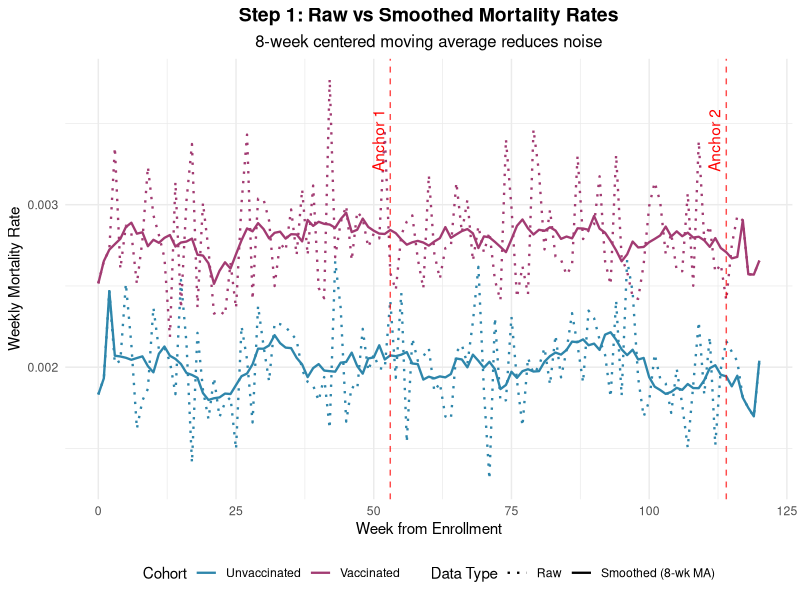
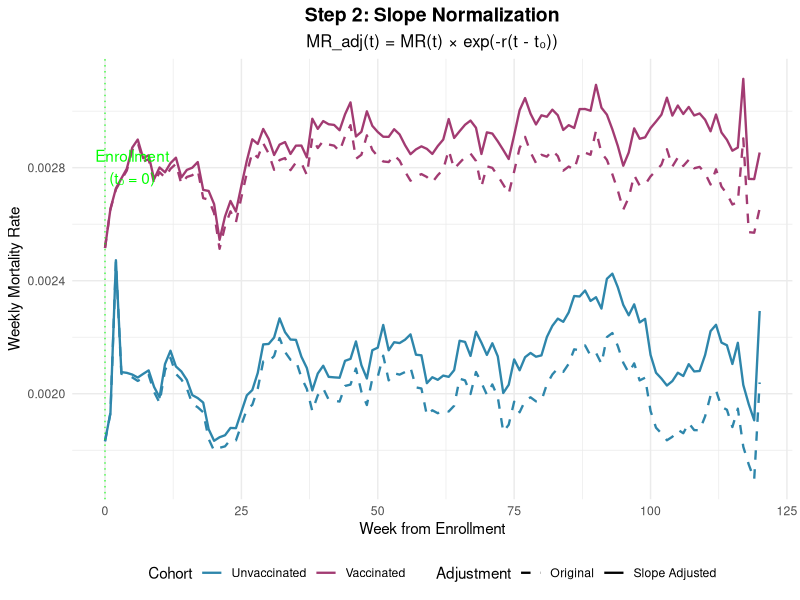
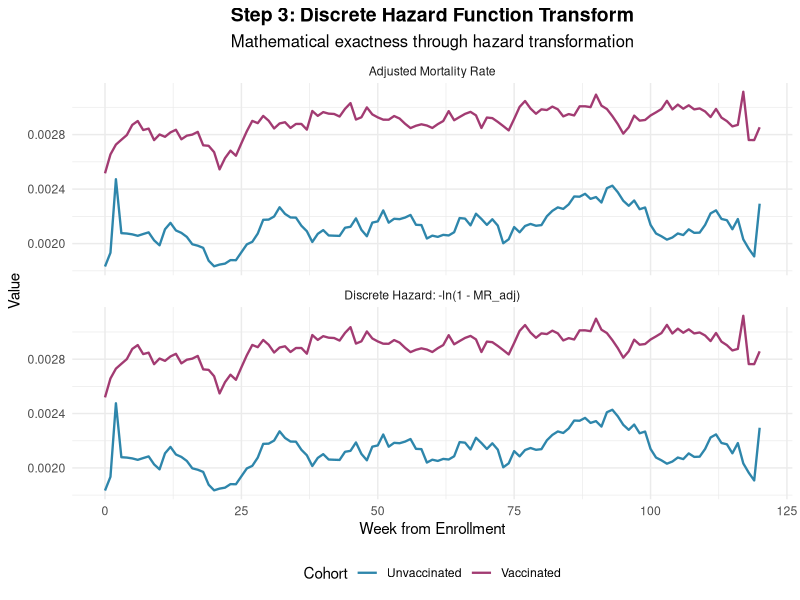
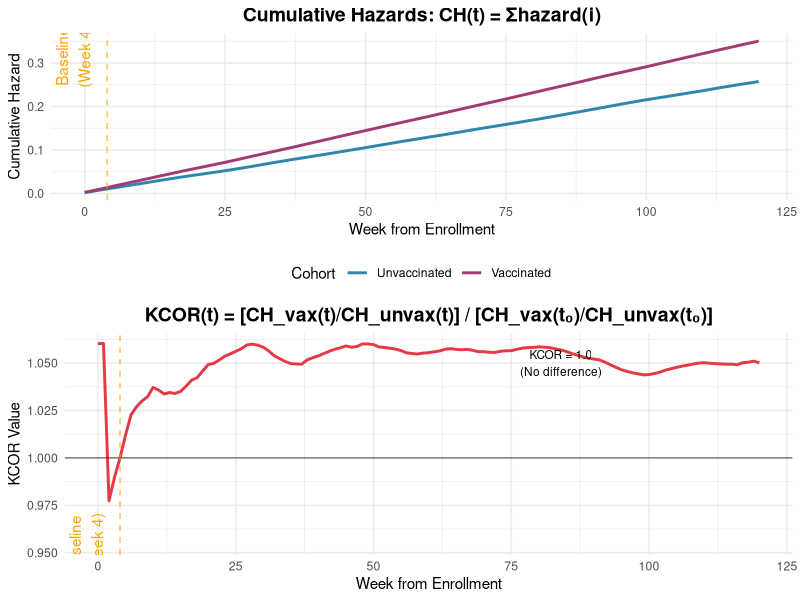
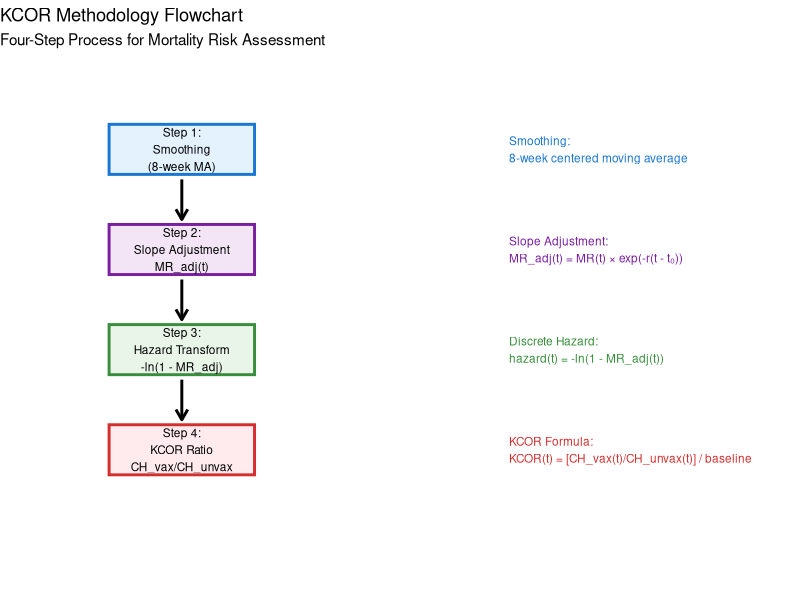
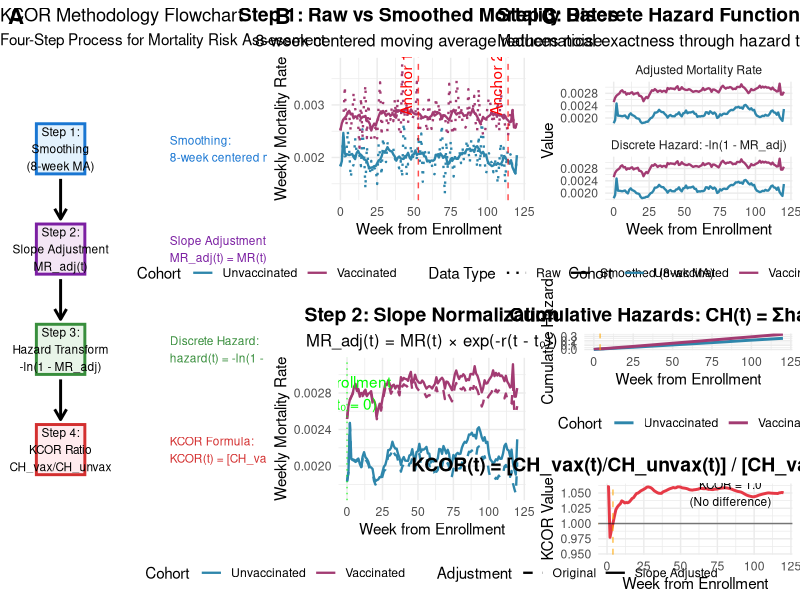

Recreate these plots in R, in order.
# KCOR (Kirsch Cumulative Outcomes Ratio) Visual Illustration
# This script creates geometric and visual illustrations of the KCOR methodology
# based on the methodology described in README.md

# Load required libraries
library(ggplot2)
library(gridExtra)
library(dplyr)
library(cowplot)

# Set theme for all plots
theme_set(theme_minimal() + 
          theme(plot.title = element_text(hjust = 0.5, size = 14, face = "bold"),
                plot.subtitle = element_text(hjust = 0.5, size = 12),
                axis.title = element_text(size = 11),
                legend.position = "bottom"))

# Function to generate synthetic mortality data with realistic patterns
generate_mortality_data <- function(weeks = 120, enrollment_week = 0) {
  
  # Base mortality rates (weekly) - realistic values
  # Unvaccinated cohort: baseline exponential trend
  base_mortality_unvax <- 0.002  # 0.2% weekly baseline mortality
  slope_unvax <- 0.001  # slight upward trend
  
  # Vaccinated cohort: initially higher (immediate vaccine effect), then similar slope
  base_mortality_vax <- 0.002
  slope_vax <- 0.001
  vaccine_effect <- 0.0008  # additional mortality from vaccination
  
  # Create time series
  time <- 0:weeks
  
  # Raw mortality rates with some noise
  set.seed(123)
  mr_unvax_raw <- base_mortality_unvax * exp(slope_unvax * time/52) + 
                  rnorm(length(time), 0, 0.0003)
  mr_vax_raw <- (base_mortality_unvax + vaccine_effect) * exp(slope_vax * time/52) + 
                rnorm(length(time), 0, 0.0003)
  
  # Ensure positive rates
  mr_unvax_raw <- pmax(mr_unvax_raw, 0.0001)
  mr_vax_raw <- pmax(mr_vax_raw, 0.0001)
  
  # Apply 8-week centered moving average (smoothing)
  smooth_ma <- function(x, n = 8) {
    stats::filter(x, rep(1/n, n), sides = 2)
  }
  
  mr_unvax_smooth <- as.numeric(smooth_ma(mr_unvax_raw))
  mr_vax_smooth <- as.numeric(smooth_ma(mr_vax_raw))
  
  # Fill NAs at edges with original values
  mr_unvax_smooth[is.na(mr_unvax_smooth)] <- mr_unvax_raw[is.na(mr_unvax_smooth)]
  mr_vax_smooth[is.na(mr_vax_smooth)] <- mr_vax_raw[is.na(mr_vax_smooth)]
  
  # Calculate slopes using anchor points (weeks 53 and 114 as per methodology)
  anchor1 <- 53; anchor2 <- 114
  if (anchor2 <= length(time)) {
    # Geometric mean around anchor points (±2 weeks window)
    window <- 2
    
    # Anchor 1 windows
    idx1_unvax <- max(1, anchor1-window):min(length(mr_unvax_smooth), anchor1+window)
    idx1_vax <- max(1, anchor1-window):min(length(mr_vax_smooth), anchor1+window)
    gm1_unvax <- exp(mean(log(mr_unvax_smooth[idx1_unvax])))
    gm1_vax <- exp(mean(log(mr_vax_smooth[idx1_vax])))
    
    # Anchor 2 windows
    idx2_unvax <- max(1, anchor2-window):min(length(mr_unvax_smooth), anchor2+window)
    idx2_vax <- max(1, anchor2-window):min(length(mr_vax_smooth), anchor2+window)
    gm2_unvax <- exp(mean(log(mr_unvax_smooth[idx2_unvax])))
    gm2_vax <- exp(mean(log(mr_vax_smooth[idx2_vax])))
    
    # Calculate slopes
    delta_t <- anchor2 - anchor1
    slope_calc_unvax <- (1/delta_t) * log(gm2_unvax / gm1_unvax)
    slope_calc_vax <- (1/delta_t) * log(gm2_vax / gm1_vax)
  } else {
    # Use simpler slope calculation if anchors are outside range
    slope_calc_unvax <- slope_unvax
    slope_calc_vax <- slope_vax
  }
  
  return(list(
    time = time,
    mr_unvax_raw = mr_unvax_raw,
    mr_vax_raw = mr_vax_raw,
    mr_unvax_smooth = mr_unvax_smooth,
    mr_vax_smooth = mr_vax_smooth,
    slope_unvax = slope_calc_unvax,
    slope_vax = slope_calc_vax,
    anchor1 = anchor1,
    anchor2 = anchor2
  ))
}

# Generate synthetic data
data <- generate_mortality_data(weeks = 120)

# Step 1: Raw vs Smoothed Mortality Rates
create_raw_smoothed_plot <- function(data) {
  df <- data.frame(
    Week = rep(data$time, 4),
    MortalityRate = c(data$mr_unvax_raw, data$mr_vax_raw, 
                      data$mr_unvax_smooth, data$mr_vax_smooth),
    Cohort = rep(c("Unvaccinated", "Vaccinated"), each = length(data$time), times = 2),
    Type = rep(c("Raw", "Raw", "Smoothed (8-wk MA)", "Smoothed (8-wk MA)"), 
               each = length(data$time))
  )
  
  p <- ggplot(df, aes(x = Week, y = MortalityRate, color = Cohort, linetype = Type)) +
    geom_line(size = 0.8) +
    scale_color_manual(values = c("Unvaccinated" = "#2E86AB", "Vaccinated" = "#A23B72")) +
    scale_linetype_manual(values = c("Raw" = "dotted", "Smoothed (8-wk MA)" = "solid")) +
    labs(title = "Step 1: Raw vs Smoothed Mortality Rates",
         subtitle = "8-week centered moving average reduces noise",
         x = "Week from Enrollment",
         y = "Weekly Mortality Rate",
         color = "Cohort", linetype = "Data Type") +
    geom_vline(xintercept = c(data$anchor1, data$anchor2), 
               color = "red", linetype = "dashed", alpha = 0.7) +
    annotate("text", x = data$anchor1, y = max(df$MortalityRate) * 0.9, 
             label = "Anchor 1", angle = 90, vjust = -0.5, color = "red") +
    annotate("text", x = data$anchor2, y = max(df$MortalityRate) * 0.9, 
             label = "Anchor 2", angle = 90, vjust = -0.5, color = "red")
  
  return(p)
}

# Step 2: Slope Normalization
create_slope_normalization_plot <- function(data) {
  # Apply slope correction: MR_adj(t) = MR(t) * exp(-r(t - t0))
  # where t0 = 0 (enrollment week)
  
  mr_unvax_adj <- data$mr_unvax_smooth * exp(-data$slope_unvax * (data$time - 0))
  mr_vax_adj <- data$mr_vax_smooth * exp(-data$slope_vax * (data$time - 0))
  
  df <- data.frame(
    Week = rep(data$time, 4),
    MortalityRate = c(data$mr_unvax_smooth, data$mr_vax_smooth,
                      mr_unvax_adj, mr_vax_adj),
    Cohort = rep(c("Unvaccinated", "Vaccinated"), each = length(data$time), times = 2),
    Type = rep(c("Original", "Original", "Slope Adjusted", "Slope Adjusted"), 
               each = length(data$time))
  )
  
  p <- ggplot(df, aes(x = Week, y = MortalityRate, color = Cohort, linetype = Type)) +
    geom_line(size = 0.8) +
    scale_color_manual(values = c("Unvaccinated" = "#2E86AB", "Vaccinated" = "#A23B72")) +
    scale_linetype_manual(values = c("Original" = "dashed", "Slope Adjusted" = "solid")) +
    labs(title = "Step 2: Slope Normalization",
         subtitle = "MR_adj(t) = MR(t) × exp(-r(t - t₀))",
         x = "Week from Enrollment",
         y = "Weekly Mortality Rate",
         color = "Cohort", linetype = "Adjustment") +
    geom_vline(xintercept = 0, color = "green", linetype = "dotted", alpha = 0.7) +
    annotate("text", x = 5, y = max(df$MortalityRate) * 0.9, 
             label = "Enrollment\n(t₀ = 0)", color = "green")
  
  return(p)
}

# Step 3: Discrete Hazard Function Transform
create_hazard_transform_plot <- function(data) {
  # Calculate adjusted mortality rates
  mr_unvax_adj <- data$mr_unvax_smooth * exp(-data$slope_unvax * (data$time - 0))
  mr_vax_adj <- data$mr_vax_smooth * exp(-data$slope_vax * (data$time - 0))
  
  # Clip to prevent log(0): MR_adj clipped to 0.999
  mr_unvax_adj <- pmin(mr_unvax_adj, 0.999)
  mr_vax_adj <- pmin(mr_vax_adj, 0.999)
  
  # Apply discrete hazard transform: hazard(t) = -ln(1 - MR_adj(t))
  hazard_unvax <- -log(1 - mr_unvax_adj)
  hazard_vax <- -log(1 - mr_vax_adj)
  
  # Create comparison plot
  df <- data.frame(
    Week = rep(data$time, 4),
    Value = c(mr_unvax_adj, mr_vax_adj, hazard_unvax, hazard_vax),
    Cohort = rep(c("Unvaccinated", "Vaccinated"), each = length(data$time), times = 2),
    Transform = rep(c("Adjusted MR", "Adjusted MR", "Discrete Hazard", "Discrete Hazard"), 
                    each = length(data$time))
  )
  
  p <- ggplot(df, aes(x = Week, y = Value, color = Cohort)) +
    geom_line(size = 0.8) +
    facet_wrap(~Transform, scales = "free_y", ncol = 1,
               labeller = labeller(Transform = c("Adjusted MR" = "Adjusted Mortality Rate",
                                                "Discrete Hazard" = "Discrete Hazard: -ln(1 - MR_adj)"))) +
    scale_color_manual(values = c("Unvaccinated" = "#2E86AB", "Vaccinated" = "#A23B72")) +
    labs(title = "Step 3: Discrete Hazard Function Transform",
         subtitle = "Mathematical exactness through hazard transformation",
         x = "Week from Enrollment",
         y = "Value",
         color = "Cohort")
  
  return(p)
}

# Step 4: Cumulative Hazards and KCOR
create_kcor_plot <- function(data) {
  # Calculate adjusted mortality rates and hazards
  mr_unvax_adj <- data$mr_unvax_smooth * exp(-data$slope_unvax * (data$time - 0))
  mr_vax_adj <- data$mr_vax_smooth * exp(-data$slope_vax * (data$time - 0))
  
  mr_unvax_adj <- pmin(mr_unvax_adj, 0.999)
  mr_vax_adj <- pmin(mr_vax_adj, 0.999)
  
  hazard_unvax <- -log(1 - mr_unvax_adj)
  hazard_vax <- -log(1 - mr_vax_adj)
  
  # Calculate cumulative hazards: CH(t) = sum(hazard(i)) for i=0 to t
  ch_unvax <- cumsum(hazard_unvax)
  ch_vax <- cumsum(hazard_vax)
  
  # Calculate KCOR with baseline normalization at week 4
  baseline_week <- 5  # Week 4 (0-indexed, so position 5)
  if (length(ch_vax) >= baseline_week && length(ch_unvax) >= baseline_week) {
    baseline_ratio <- ch_vax[baseline_week] / ch_unvax[baseline_week]
    kcor <- (ch_vax / ch_unvax) / baseline_ratio
  } else {
    kcor <- ch_vax / ch_unvax
  }
  
  # Create plots
  # Subplot 1: Cumulative Hazards
  df_ch <- data.frame(
    Week = rep(data$time, 2),
    CumulativeHazard = c(ch_unvax, ch_vax),
    Cohort = rep(c("Unvaccinated", "Vaccinated"), each = length(data$time))
  )
  
  p1 <- ggplot(df_ch, aes(x = Week, y = CumulativeHazard, color = Cohort)) +
    geom_line(size = 1) +
    scale_color_manual(values = c("Unvaccinated" = "#2E86AB", "Vaccinated" = "#A23B72")) +
    labs(title = "Cumulative Hazards: CH(t) = Σhazard(i)",
         x = "Week from Enrollment",
         y = "Cumulative Hazard",
         color = "Cohort") +
    geom_vline(xintercept = 4, color = "orange", linetype = "dashed", alpha = 0.7) +
    annotate("text", x = 4, y = max(df_ch$CumulativeHazard) * 0.9, 
             label = "Baseline\n(Week 4)", angle = 90, vjust = -0.5, color = "orange")
  
  # Subplot 2: KCOR Values
  df_kcor <- data.frame(
    Week = data$time,
    KCOR = kcor
  )
  
  p2 <- ggplot(df_kcor, aes(x = Week, y = KCOR)) +
    geom_line(size = 1, color = "#E63946") +
    geom_hline(yintercept = 1, linetype = "solid", color = "black", alpha = 0.5) +
    labs(title = "KCOR(t) = [CH_vax(t)/CH_unvax(t)] / [CH_vax(t₀)/CH_unvax(t₀)]",
         x = "Week from Enrollment",
         y = "KCOR Value") +
    geom_vline(xintercept = 4, color = "orange", linetype = "dashed", alpha = 0.7) +
    annotate("text", x = 4, y = max(df_kcor$KCOR) * 0.9, 
             label = "Baseline\n(Week 4)", angle = 90, vjust = -0.5, color = "orange") +
    annotate("text", x = max(data$time) * 0.7, y = 1.05, 
             label = "KCOR = 1.0\n(No difference)", color = "black", size = 3)
  
  # Combine plots
  combined <- plot_grid(p1, p2, ncol = 1, rel_heights = c(1, 1))
  
  return(combined)
}

# Create KCOR methodology flowchart
create_methodology_flowchart <- function() {
  # Create a simple flowchart showing the 4 main steps
  library(grid)
  
  # Create a new plot
  p <- ggplot() + 
    xlim(0, 10) + ylim(0, 10) +
    theme_void() +
    labs(title = "KCOR Methodology Flowchart",
         subtitle = "Four-Step Process for Mortality Risk Assessment")
  
  # Add boxes and text for each step
  # Step 1
  p <- p + 
    geom_rect(aes(xmin = 1, xmax = 3, ymin = 8, ymax = 9), 
              fill = "#E3F2FD", color = "#1976D2", size = 1) +
    annotate("text", x = 2, y = 8.5, label = "Step 1:\nSmoothing\n(8-week MA)", 
             hjust = 0.5, vjust = 0.5, size = 3)
  
  # Step 2
  p <- p + 
    geom_rect(aes(xmin = 1, xmax = 3, ymin = 6, ymax = 7), 
              fill = "#F3E5F5", color = "#7B1FA2", size = 1) +
    annotate("text", x = 2, y = 6.5, label = "Step 2:\nSlope Adjustment\nMR_adj(t)", 
             hjust = 0.5, vjust = 0.5, size = 3)
  
  # Step 3
  p <- p + 
    geom_rect(aes(xmin = 1, xmax = 3, ymin = 4, ymax = 5), 
              fill = "#E8F5E8", color = "#388E3C", size = 1) +
    annotate("text", x = 2, y = 4.5, label = "Step 3:\nHazard Transform\n-ln(1 - MR_adj)", 
             hjust = 0.5, vjust = 0.5, size = 3)
  
  # Step 4
  p <- p + 
    geom_rect(aes(xmin = 1, xmax = 3, ymin = 2, ymax = 3), 
              fill = "#FFEBEE", color = "#D32F2F", size = 1) +
    annotate("text", x = 2, y = 2.5, label = "Step 4:\nKCOR Ratio\nCH_vax/CH_unvax", 
             hjust = 0.5, vjust = 0.5, size = 3)
  
  # Add arrows
  p <- p + 
    geom_segment(aes(x = 2, y = 7.9, xend = 2, yend = 7.1), 
                 arrow = arrow(length = unit(0.3, "cm")), size = 1, color = "black") +
    geom_segment(aes(x = 2, y = 5.9, xend = 2, yend = 5.1), 
                 arrow = arrow(length = unit(0.3, "cm")), size = 1, color = "black") +
    geom_segment(aes(x = 2, y = 3.9, xend = 2, yend = 3.1), 
                 arrow = arrow(length = unit(0.3, "cm")), size = 1, color = "black")
  
  # Add key formulas on the right
  p <- p + 
    annotate("text", x = 6.5, y = 8.5, 
             label = "Smoothing:\n8-week centered moving average", 
             hjust = 0, size = 3, color = "#1976D2") +
    annotate("text", x = 6.5, y = 6.5, 
             label = "Slope Adjustment:\nMR_adj(t) = MR(t) × exp(-r(t - t₀))", 
             hjust = 0, size = 3, color = "#7B1FA2") +
    annotate("text", x = 6.5, y = 4.5, 
             label = "Discrete Hazard:\nhazard(t) = -ln(1 - MR_adj(t))", 
             hjust = 0, size = 3, color = "#388E3C") +
    annotate("text", x = 6.5, y = 2.5, 
             label = "KCOR Formula:\nKCOR(t) = [CH_vax(t)/CH_unvax(t)] / baseline", 
             hjust = 0, size = 3, color = "#D32F2F")
  
  return(p)
}

# Generate all plots
cat("Generating KCOR visual illustrations...\n")

# Create individual plots
plot1 <- create_raw_smoothed_plot(data)
plot2 <- create_slope_normalization_plot(data)
plot3 <- create_hazard_transform_plot(data)
plot4 <- create_kcor_plot(data)
plot5 <- create_methodology_flowchart()

# Save individual plots
ggsave("KCOR_step1_smoothing.png", plot1, width = 12, height = 8, dpi = 300)
ggsave("KCOR_step2_slope_normalization.png", plot2, width = 12, height = 8, dpi = 300)
ggsave("KCOR_step3_hazard_transform.png", plot3, width = 12, height = 10, dpi = 300)
ggsave("KCOR_step4_cumulative_hazard_kcor.png", plot4, width = 12, height = 10, dpi = 300)
ggsave("KCOR_methodology_flowchart.png", plot5, width = 12, height = 10, dpi = 300)

# Create comprehensive summary plot
summary_plot <- plot_grid(
  plot5,
  plot_grid(plot1, plot2, ncol = 1),
  plot_grid(plot3, plot4, ncol = 1),
  ncol = 3,
  rel_widths = c(1, 1, 1),
  labels = c("A", "B", "C"),
  label_size = 16
)

ggsave("KCOR_complete_methodology_illustration.png", summary_plot, 
       width = 20, height = 12, dpi = 300)

cat("Visualizations saved successfully!\n")
cat("Files created:\n")
cat("- KCOR_step1_smoothing.png\n")
cat("- KCOR_step2_slope_normalization.png\n") 
cat("- KCOR_step3_hazard_transform.png\n")
cat("- KCOR_step4_cumulative_hazard_kcor.png\n")
cat("- KCOR_methodology_flowchart.png\n")
cat("- KCOR_complete_methodology_illustration.png\n")

# Print key insights
cat("\n=== KEY KCOR METHODOLOGY INSIGHTS ===\n")
cat("1. SMOOTHING: 8-week centered moving average reduces noise in raw mortality data\n")
cat("2. SLOPE NORMALIZATION: Adjusts for baseline mortality trends: MR_adj(t) = MR(t) × exp(-r(t-t₀))\n")
cat("3. HAZARD TRANSFORM: Converts to discrete hazard functions for mathematical exactness\n")
cat("4. KCOR CALCULATION: Ratio of cumulative hazards, normalized to baseline (week 4)\n")
cat("\nKCOR > 1.0: Higher mortality in vaccinated group\n")
cat("KCOR < 1.0: Lower mortality in vaccinated group\n")
cat("KCOR = 1.0: No difference between groups\n")

# Display final KCOR values from the simulation
mr_unvax_adj <- data$mr_unvax_smooth * exp(-data$slope_unvax * (data$time - 0))
mr_vax_adj <- data$mr_vax_smooth * exp(-data$slope_vax * (data$time - 0))
mr_unvax_adj <- pmin(mr_unvax_adj, 0.999)
mr_vax_adj <- pmin(mr_vax_adj, 0.999)
hazard_unvax <- -log(1 - mr_unvax_adj)
hazard_vax <- -log(1 - mr_vax_adj)
ch_unvax <- cumsum(hazard_unvax)
ch_vax <- cumsum(hazard_vax)
baseline_week <- 5
if (length(ch_vax) >= baseline_week && length(ch_unvax) >= baseline_week) {
  baseline_ratio <- ch_vax[baseline_week] / ch_unvax[baseline_week]
  kcor <- (ch_vax / ch_unvax) / baseline_ratio
  final_kcor <- tail(kcor, 1)
  cat(sprintf("\nSimulated Final KCOR Value: %.4f\n", final_kcor))
  cat(sprintf("This represents a %.1f%% %s in mortality risk for the vaccinated group\n", 
              abs(final_kcor - 1) * 100,
              ifelse(final_kcor > 1, "increase", "decrease")))
}